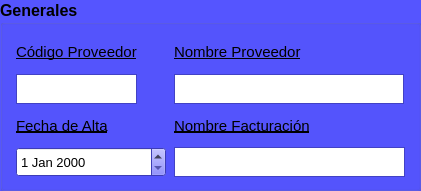
    <widget class="QGroupBox" name="groupBox_5">
     <property name="geometry">
      <rect>
       <x>18</x>
       <y>129</y>
       <width>421</width>
       <height>191</height>
      </rect>
     </property>
     <property name="minimumSize">
      <size>
       <width>421</width>
       <height>191</height>
      </size>
     </property>
     <property name="maximumSize">
      <size>
       <width>421</width>
       <height>191</height>
      </size>
     </property>
     <property name="palette">
      <palette>
       <active>
        <colorrole role="WindowText">
         <brush brushstyle="SolidPattern">
          <color alpha="255">
           <red>0</red>
           <green>0</green>
           <blue>0</blue>
          </color>
         </brush>
        </colorrole>
        <colorrole role="Button">
         <brush brushstyle="SolidPattern">
          <color alpha="255">
           <red>85</red>
           <green>85</green>
           <blue>255</blue>
          </color>
         </brush>
        </colorrole>
        <colorrole role="Light">
         <brush brushstyle="SolidPattern">
          <color alpha="255">
           <red>212</red>
           <green>212</green>
           <blue>255</blue>
          </color>
         </brush>
        </colorrole>
        <colorrole role="Midlight">
         <brush brushstyle="SolidPattern">
          <color alpha="255">
           <red>148</red>
           <green>148</green>
           <blue>255</blue>
          </color>
         </brush>
        </colorrole>
        <colorrole role="Dark">
         <brush brushstyle="SolidPattern">
          <color alpha="255">
           <red>42</red>
           <green>42</green>
           <blue>127</blue>
          </color>
         </brush>
        </colorrole>
        <colorrole role="Mid">
         <brush brushstyle="SolidPattern">
          <color alpha="255">
           <red>57</red>
           <green>57</green>
           <blue>170</blue>
          </color>
         </brush>
        </colorrole>
        <colorrole role="Text">
         <brush brushstyle="SolidPattern">
          <color alpha="255">
           <red>0</red>
           <green>0</green>
           <blue>0</blue>
          </color>
         </brush>
        </colorrole>
        <colorrole role="BrightText">
         <brush brushstyle="SolidPattern">
          <color alpha="255">
           <red>255</red>
           <green>255</green>
           <blue>255</blue>
          </color>
         </brush>
        </colorrole>
        <colorrole role="ButtonText">
         <brush brushstyle="SolidPattern">
          <color alpha="255">
           <red>0</red>
           <green>0</green>
           <blue>0</blue>
          </color>
         </brush>
        </colorrole>
        <colorrole role="Base">
         <brush brushstyle="SolidPattern">
          <color alpha="255">
           <red>255</red>
           <green>255</green>
           <blue>255</blue>
          </color>
         </brush>
        </colorrole>
        <colorrole role="Window">
         <brush brushstyle="SolidPattern">
          <color alpha="255">
           <red>85</red>
           <green>85</green>
           <blue>255</blue>
          </color>
         </brush>
        </colorrole>
        <colorrole role="Shadow">
         <brush brushstyle="SolidPattern">
          <color alpha="255">
           <red>0</red>
           <green>0</green>
           <blue>0</blue>
          </color>
         </brush>
        </colorrole>
        <colorrole role="AlternateBase">
         <brush brushstyle="SolidPattern">
          <color alpha="255">
           <red>170</red>
           <green>170</green>
           <blue>255</blue>
          </color>
         </brush>
        </colorrole>
        <colorrole role="ToolTipBase">
         <brush brushstyle="SolidPattern">
          <color alpha="255">
           <red>255</red>
           <green>255</green>
           <blue>220</blue>
          </color>
         </brush>
        </colorrole>
        <colorrole role="ToolTipText">
         <brush brushstyle="SolidPattern">
          <color alpha="255">
           <red>0</red>
           <green>0</green>
           <blue>0</blue>
          </color>
         </brush>
        </colorrole>
        <colorrole role="PlaceholderText">
         <brush brushstyle="SolidPattern">
          <color alpha="128">
           <red>0</red>
           <green>0</green>
           <blue>0</blue>
          </color>
         </brush>
        </colorrole>
       </active>
       <inactive>
        <colorrole role="WindowText">
         <brush brushstyle="SolidPattern">
          <color alpha="255">
           <red>0</red>
           <green>0</green>
           <blue>0</blue>
          </color>
         </brush>
        </colorrole>
        <colorrole role="Button">
         <brush brushstyle="SolidPattern">
          <color alpha="255">
           <red>85</red>
           <green>85</green>
           <blue>255</blue>
          </color>
         </brush>
        </colorrole>
        <colorrole role="Light">
         <brush brushstyle="SolidPattern">
          <color alpha="255">
           <red>212</red>
           <green>212</green>
           <blue>255</blue>
          </color>
         </brush>
        </colorrole>
        <colorrole role="Midlight">
         <brush brushstyle="SolidPattern">
          <color alpha="255">
           <red>148</red>
           <green>148</green>
           <blue>255</blue>
          </color>
         </brush>
        </colorrole>
        <colorrole role="Dark">
         <brush brushstyle="SolidPattern">
          <color alpha="255">
           <red>42</red>
           <green>42</green>
           <blue>127</blue>
          </color>
         </brush>
        </colorrole>
        <colorrole role="Mid">
         <brush brushstyle="SolidPattern">
          <color alpha="255">
           <red>57</red>
           <green>57</green>
           <blue>170</blue>
          </color>
         </brush>
        </colorrole>
        <colorrole role="Text">
         <brush brushstyle="SolidPattern">
          <color alpha="255">
           <red>0</red>
           <green>0</green>
           <blue>0</blue>
          </color>
         </brush>
        </colorrole>
        <colorrole role="BrightText">
         <brush brushstyle="SolidPattern">
          <color alpha="255">
           <red>255</red>
           <green>255</green>
           <blue>255</blue>
          </color>
         </brush>
        </colorrole>
        <colorrole role="ButtonText">
         <brush brushstyle="SolidPattern">
          <color alpha="255">
           <red>0</red>
           <green>0</green>
           <blue>0</blue>
          </color>
         </brush>
        </colorrole>
        <colorrole role="Base">
         <brush brushstyle="SolidPattern">
          <color alpha="255">
           <red>255</red>
           <green>255</green>
           <blue>255</blue>
          </color>
         </brush>
        </colorrole>
        <colorrole role="Window">
         <brush brushstyle="SolidPattern">
          <color alpha="255">
           <red>85</red>
           <green>85</green>
           <blue>255</blue>
          </color>
         </brush>
        </colorrole>
        <colorrole role="Shadow">
         <brush brushstyle="SolidPattern">
          <color alpha="255">
           <red>0</red>
           <green>0</green>
           <blue>0</blue>
          </color>
         </brush>
        </colorrole>
        <colorrole role="AlternateBase">
         <brush brushstyle="SolidPattern">
          <color alpha="255">
           <red>170</red>
           <green>170</green>
           <blue>255</blue>
          </color>
         </brush>
        </colorrole>
        <colorrole role="ToolTipBase">
         <brush brushstyle="SolidPattern">
          <color alpha="255">
           <red>255</red>
           <green>255</green>
           <blue>220</blue>
          </color>
         </brush>
        </colorrole>
        <colorrole role="ToolTipText">
         <brush brushstyle="SolidPattern">
          <color alpha="255">
           <red>0</red>
           <green>0</green>
           <blue>0</blue>
          </color>
         </brush>
        </colorrole>
        <colorrole role="PlaceholderText">
         <brush brushstyle="SolidPattern">
          <color alpha="128">
           <red>0</red>
           <green>0</green>
           <blue>0</blue>
          </color>
         </brush>
        </colorrole>
       </inactive>
       <disabled>
        <colorrole role="WindowText">
         <brush brushstyle="SolidPattern">
          <color alpha="255">
           <red>42</red>
           <green>42</green>
           <blue>127</blue>
          </color>
         </brush>
        </colorrole>
        <colorrole role="Button">
         <brush brushstyle="SolidPattern">
          <color alpha="255">
           <red>85</red>
           <green>85</green>
           <blue>255</blue>
          </color>
         </brush>
        </colorrole>
        <colorrole role="Light">
         <brush brushstyle="SolidPattern">
          <color alpha="255">
           <red>212</red>
           <green>212</green>
           <blue>255</blue>
          </color>
         </brush>
        </colorrole>
        <colorrole role="Midlight">
         <brush brushstyle="SolidPattern">
          <color alpha="255">
           <red>148</red>
           <green>148</green>
           <blue>255</blue>
          </color>
         </brush>
        </colorrole>
        <colorrole role="Dark">
         <brush brushstyle="SolidPattern">
          <color alpha="255">
           <red>42</red>
           <green>42</green>
           <blue>127</blue>
          </color>
         </brush>
        </colorrole>
        <colorrole role="Mid">
         <brush brushstyle="SolidPattern">
          <color alpha="255">
           <red>57</red>
           <green>57</green>
           <blue>170</blue>
          </color>
         </brush>
        </colorrole>
        <colorrole role="Text">
         <brush brushstyle="SolidPattern">
          <color alpha="255">
           <red>42</red>
           <green>42</green>
           <blue>127</blue>
          </color>
         </brush>
        </colorrole>
        <colorrole role="BrightText">
         <brush brushstyle="SolidPattern">
          <color alpha="255">
           <red>255</red>
           <green>255</green>
           <blue>255</blue>
          </color>
         </brush>
        </colorrole>
        <colorrole role="ButtonText">
         <brush brushstyle="SolidPattern">
          <color alpha="255">
           <red>42</red>
           <green>42</green>
           <blue>127</blue>
          </color>
         </brush>
        </colorrole>
        <colorrole role="Base">
         <brush brushstyle="SolidPattern">
          <color alpha="255">
           <red>85</red>
           <green>85</green>
           <blue>255</blue>
          </color>
         </brush>
        </colorrole>
        <colorrole role="Window">
         <brush brushstyle="SolidPattern">
          <color alpha="255">
           <red>85</red>
           <green>85</green>
           <blue>255</blue>
          </color>
         </brush>
        </colorrole>
        <colorrole role="Shadow">
         <brush brushstyle="SolidPattern">
          <color alpha="255">
           <red>0</red>
           <green>0</green>
           <blue>0</blue>
          </color>
         </brush>
        </colorrole>
        <colorrole role="AlternateBase">
         <brush brushstyle="SolidPattern">
          <color alpha="255">
           <red>85</red>
           <green>85</green>
           <blue>255</blue>
          </color>
         </brush>
        </colorrole>
        <colorrole role="ToolTipBase">
         <brush brushstyle="SolidPattern">
          <color alpha="255">
           <red>255</red>
           <green>255</green>
           <blue>220</blue>
          </color>
         </brush>
        </colorrole>
        <colorrole role="ToolTipText">
         <brush brushstyle="SolidPattern">
          <color alpha="255">
           <red>0</red>
           <green>0</green>
           <blue>0</blue>
          </color>
         </brush>
        </colorrole>
        <colorrole role="PlaceholderText">
         <brush brushstyle="SolidPattern">
          <color alpha="128">
           <red>0</red>
           <green>0</green>
           <blue>0</blue>
          </color>
         </brush>
        </colorrole>
       </disabled>
      </palette>
     </property>
     <property name="font">
      <font>
       <pointsize>12</pointsize>
       <weight>75</weight>
       <bold>true</bold>
      </font>
     </property>
     <property name="autoFillBackground">
      <bool>true</bool>
     </property>
     <property name="title">
      <string>Generales</string>
     </property>
     <layout class="QGridLayout" name="gridLayout_6">
      <item row="0" column="0">
       <widget class="QLabel" name="label_13">
        <property name="font">
         <font>
          <pointsize>11</pointsize>
          <weight>50</weight>
          <bold>false</bold>
          <underline>true</underline>
         </font>
        </property>
        <property name="text">
         <string>Código Proveedor</string>
        </property>
       </widget>
      </item>
      <item row="0" column="1">
       <widget class="QLabel" name="label_14">
        <property name="font">
         <font>
          <pointsize>11</pointsize>
          <weight>50</weight>
          <bold>false</bold>
          <underline>true</underline>
         </font>
        </property>
        <property name="text">
         <string>Nombre Proveedor</string>
        </property>
       </widget>
      </item>
      <item row="1" column="0">
       <widget class="QPlainTextEdit" name="plainTextEdit_11">
        <property name="minimumSize">
         <size>
          <width>121</width>
          <height>30</height>
         </size>
        </property>
        <property name="maximumSize">
         <size>
          <width>121</width>
          <height>30</height>
         </size>
        </property>
       </widget>
      </item>
      <item row="1" column="1">
       <widget class="QPlainTextEdit" name="plainTextEdit_12">
        <property name="maximumSize">
         <size>
          <width>230</width>
          <height>30</height>
         </size>
        </property>
       </widget>
      </item>
      <item row="2" column="0">
       <widget class="QLabel" name="label_15">
        <property name="font">
         <font>
          <pointsize>11</pointsize>
          <weight>50</weight>
          <bold>false</bold>
          <underline>true</underline>
         </font>
        </property>
        <property name="text">
         <string>Fecha de Alta</string>
        </property>
       </widget>
      </item>
      <item row="2" column="1">
       <widget class="QLabel" name="label_16">
        <property name="font">
         <font>
          <pointsize>11</pointsize>
          <weight>50</weight>
          <bold>false</bold>
          <underline>true</underline>
         </font>
        </property>
        <property name="text">
         <string>Nombre Facturación</string>
        </property>
       </widget>
      </item>
      <item row="3" column="0">
       <widget class="QDateEdit" name="dateEdit_2">
        <property name="minimumSize">
         <size>
          <width>150</width>
          <height>30</height>
         </size>
        </property>
        <property name="maximumSize">
         <size>
          <width>150</width>
          <height>30</height>
         </size>
        </property>
        <property name="font">
         <font>
          <pointsize>10</pointsize>
          <weight>50</weight>
          <bold>false</bold>
         </font>
        </property>
       </widget>
      </item>
      <item row="3" column="1">
       <widget class="QPlainTextEdit" name="plainTextEdit_13">
        <property name="minimumSize">
         <size>
          <width>231</width>
          <height>30</height>
         </size>
        </property>
        <property name="maximumSize">
         <size>
          <width>231</width>
          <height>30</height>
         </size>
        </property>
       </widget>
      </item>
     </layout>
    </widget>
